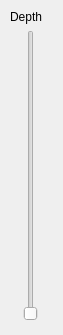
<?xml version="1.0" encoding="UTF-8"?>
<ui version="4.0">
 <class>rqtVortexDepth</class>
 <widget class="QWidget" name="rqtVortexDepth">
  <property name="geometry">
   <rect>
    <x>0</x>
    <y>0</y>
    <width>63</width>
    <height>335</height>
   </rect>
  </property>
  <property name="windowTitle">
   <string>Vortex Depth</string>
  </property>
  <widget class="QSlider" name="verticalSliderDepth">
   <property name="geometry">
    <rect>
     <x>0</x>
     <y>30</y>
     <width>61</width>
     <height>291</height>
    </rect>
   </property>
   <property name="orientation">
    <enum>Qt::Vertical</enum>
   </property>
  </widget>
  <widget class="QLabel" name="label">
   <property name="geometry">
    <rect>
     <x>10</x>
     <y>10</y>
     <width>59</width>
     <height>14</height>
    </rect>
   </property>
   <property name="text">
    <string>Depth</string>
   </property>
  </widget>
 </widget>
 <resources/>
 <connections/>
</ui>
